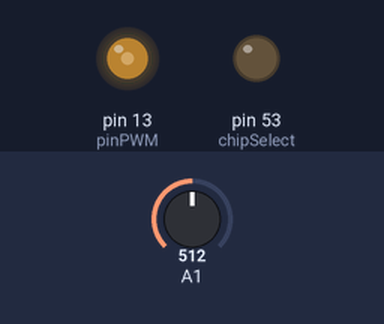
The sketch below on a simulated Arduino Mega 2560, built with avr-gcc and run on an emulated ATmega2560. Shown: output pins drawn as LEDs (lit = HIGH). Inputs (shaded band) come from the test bench; at power-on: A1 = 512. The local clock reads 2024-03-15 10:24:30 at power-on unless the sketch sets it; storage starts empty; what the sketch prints to the serial monitor is not drawn.

Above: at 1.2 s.
1.3 s: A1 set to 537
2.8 s: A1 set to 565
Timing chart, 0 to 5.8 s (numbered marks = the images above; inputs shaded):
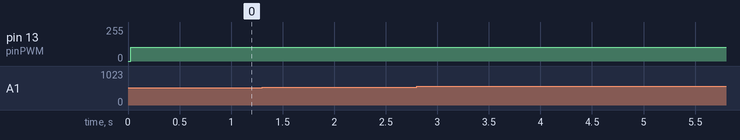

Measured:
- after the input at 1.3 s, every drawn part: stays the same
- after the input at 2.8 s, every drawn part: stays the same

The sketch:

RekamDataArusInduktor.ino
```cpp
#include <SD.h>
#include <SPI.h>
#include <virtuabotixRTC.h>

#define NUM_SAMPLES 10

//Duty Cycle
int pinPWM = 13;      // Pin PWM
int AnalogValue;
int DutyCycle;

virtuabotixRTC myRTC(6, 7, 8);

File file;

const int chipSelect = 53;

//Sensor Arus Masukkan
//int sumCurrents = 0;
//float Is; //
//unsigned char sample_countIs = 0;

//Sensor Arus Induktor 1
int sumCurrentL1 = 0;
float IL1; //
unsigned char sample_countIL1 = 0;

//Sensor Arus Keluaran
//int sumCurrento = 0;
//float Io; //
//unsigned char sample_countIo = 0;

//Sensor Tegangan
//int sumVoltage = 0;
//float V; //Nilai tegangan masukan
//unsigned char sample_countV = 0;

//float R1 = 120000;
//float R2 = 22000;

void setup() {
 Serial.begin(9600); //Setting baudrate at 9600

 pinMode(pinPWM, OUTPUT);  // sets the pin as output

 pinMode(chipSelect, OUTPUT);//declaring CS pin as output pin

 if (!SD.begin(chipSelect)) { // Initialize SD card
    Serial.println("Could not initialize SD card."); // if return value is false, something went wrong.
  }

  //MODIFIEEEEEEEDDDDDDDDDDDDDDDDDDDDDDDDDDDDDDDDDDDDDDDDDDDDDDDDDDDDDDDDDDDDDDDDDDDDDDDDDDDDDDDDDDDDDDDDDDDDDDDDDDDDDDDDDDDDDDDDDDDDDDDDDDDDDDDDDDDDDDDDDDDDDDDDDDDDDDDDDDDDDDDDDDD
  if (SD.exists("100ohm17.txt")) { // if "file.txt" exists, fill will be deleted
    Serial.println("File exists.");
    if (SD.remove("100ohm17.txt") == true) {
      Serial.println("Successfully removed file.");
    } else {
      Serial.println("Could not removed file.");
    }
  }

  // seconds, minutes, hours, day of the week, day of the month, month, year
  myRTC.setDS1302Time(00, 30, 22, 2, 14, 5, 2019);

  //Mengubah Frekuensi clock menjadi 62500 Hz
  TCCR0B = TCCR0B & 0b11111000 | 0x01;
}

void loop() {
    myRTC.updateTime();

    // MODIFIEEDDDDDDDDDDDDDDDDDDDDDDDDDDDDDDDDDDDDDDDDDDDDDDDDDDDDDDDDDDDDDDDDDDDDDDDDDDDDDDDDDDDDDDDDDDDDDDDDDDDDDDDDDDDDDDDDDDDDDDDDDDDDDDDDDDDDDDDDDDDDDDDDDDDDDDDDDDDDDDDDDDDD
    DutyCycle = 41;
    AnalogValue = 2.55*DutyCycle;
    analogWrite(pinPWM, AnalogValue); // analogRead values go from 0 to 1023, analogWrite values from 0 to 255

//    while (sample_countV < NUM_SAMPLES) {
//        sumVoltage += analogRead(A0);
//        sample_countV++;
//        delay(10);
//    }

    //Sampel Arus Masukkan
//    while (sample_countIs < NUM_SAMPLES) {
//        sumCurrents += analogRead(A1);
//        sample_countIs++;
//        delay(10);
//    }

    //Sampel Arus Induktor 1
    while (sample_countIL1 < NUM_SAMPLES) {
        sumCurrentL1 += analogRead(A1);
        sample_countIL1++;
        delay(10);
    }

    //Sampel Arus Keluaran
//    while (sample_countIo < NUM_SAMPLES) {
//        sumCurrento += analogRead(A3);
//        sample_countIo++;
//        delay(10);
//    }

    //Kalkukasi Tegangan
    //V = ((R1+R2)/R2)*(((float)sumVoltage / (float)NUM_SAMPLES * 5.0)/1023.0);

    //Kalkulasi Arus Masukkan
    //Is = ((((float)sumCurrents / (float)NUM_SAMPLES * 5.0) / 1023.0)-2.5)/0.185;

    //Kalkulasi Arus Induktor 1
    IL1 = ((((float)sumCurrentL1 / (float)NUM_SAMPLES * 5.0) / 1023.0)-2.5)/0.185;

    //Kalkulasi Arus Keluaran
    //Io = ((((float)sumCurrento / (float)NUM_SAMPLES * 5.0) / 1023.0)-2.5)/0.185;
    ///////////////////////////////////////////////////////////////////////////////////////////////////////////////////////////////////////////////////////////////////////////
    file = SD.open("100ohm17.txt", FILE_WRITE); // open "file.txt" to write data

    if (file) {

    file.print(myRTC.seconds);
    file.print(",");

    //file.print(V);
    //file.print(",");
    //file.print(V*1000);
    //file.print(",");

    //IS A
    //file.print(Is);
    //file.print(",");
    //file.print(Is*1000);
    //file.print(",");

    //IL A1
    file.print(IL1);
    file.print(",");
    file.println(IL1*1000);
    //file.print(",");

    //IO A3
    //file.print(Io);
    //file.print(",");
    //file.println(Io*1000);

    file.close(); // close file

    Serial.print(myRTC.seconds);
    //Serial.print("| Tegangan : "); // debug output: show written number in serial monitor
    //Serial.print(V*1000);
    //Serial.print("| Is :");
    //Serial.print(Is*1000);
    Serial.print("| IL1 :");
    Serial.println(IL1*1000);
    //Serial.print("| Io :");
    //Serial.println(Io*1000);


  } else {
    Serial.println("Could not open file (writing).");
  }

    //sample_countV = 0;
    //sumVoltage = 0;

    //Arus Masukkan
    //sample_countIs = 0; //A1
    //sumCurrents = 0;

    //Arus Induktor 1
    sample_countIL1 = 0; //A2
    sumCurrentL1 = 0;

    //Arus Keluaran
    //sample_countIo = 0;
    //sumCurrento = 0;

  delay(40); //Total Delay 50
 }
```
